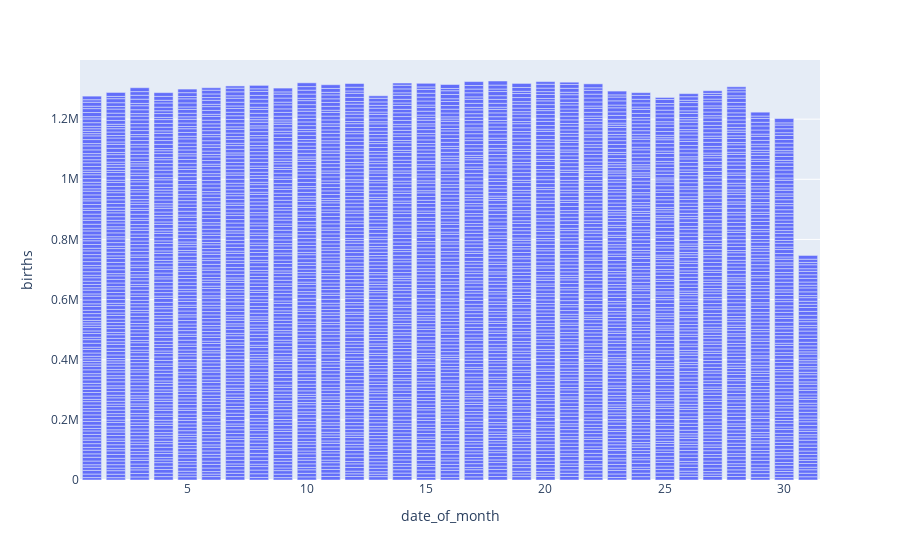

Notebook code for this chart:
### Code cell
#birth_month= px.data.gapminder()
fig = px.bar(birth1, x='date_of_month', y='births')
fig.show()

### Figure 1 — Plotly figure (JSON) as saved in the notebook; plotly's stock layout.template omitted (floating-point values rounded to 4 significant figures; data arrays with more than 128 entries replaced by an {"elided": "..."} marker saying what was removed)
{"data": [{"alignmentgroup": "True", "hovertemplate": "date_of_month=%{x}<br>births=%{y}<extra></extra>", "legendgroup": "", "marker": {"color": "#636efa"}, "name": "", "offsetgroup": "", "orientation": "v", "showlegend": false, "textposition": "auto", "type": "bar", "x": {"elided": "3652 int values"}, "xaxis": "x", "y": {"elided": "3652 int values"}, "yaxis": "y"}], "layout": {"barmode": "relative", "legend": {"tracegroupgap": 0}, "margin": {"t": 60}, "xaxis": {"anchor": "y", "domain": [0, 1], "title": {"text": "date_of_month"}}, "yaxis": {"anchor": "x", "domain": [0, 1], "title": {"text": "births"}}}}
